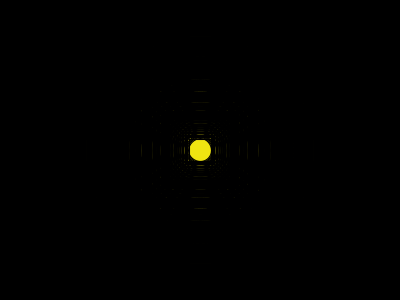
Frame 1 (no input)
Frame 60 (the mouse pressed at the canvas centre just before this capture): identical to frame 1, image omitted
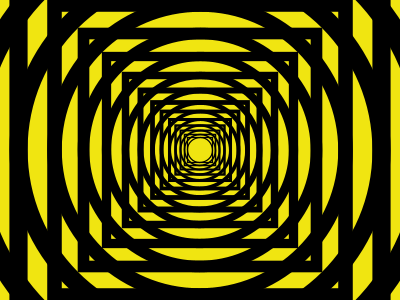
Frame 120 (the mouse held since frame 60 and released just before this capture)

The Processing sketch that drew these frames (run headless with seeded random() and noise(); from frame 60 on, the mouse is pressed at the canvas centre):

// Processing sketch: processing_59593
// ── processing_59593.pde

void setup() {
  size(400, 300); 
  rectMode(CENTER);
  smooth();
  noFill();
}
 
void draw() {
  background(240, 229, 17);
  translate(width/2, height/2);
  for (int i=0; i < 100; i++) {
    float angle = map(mouseX, 0, width, 0, PI);
    rotate(angle);
    float s = map(mouseY, 0, height, 1.1, 1.4);
    scale(s);
    ellipse(0, 0, 20, 20);
    rect(0, 0, 20, 20);
  } 
}
